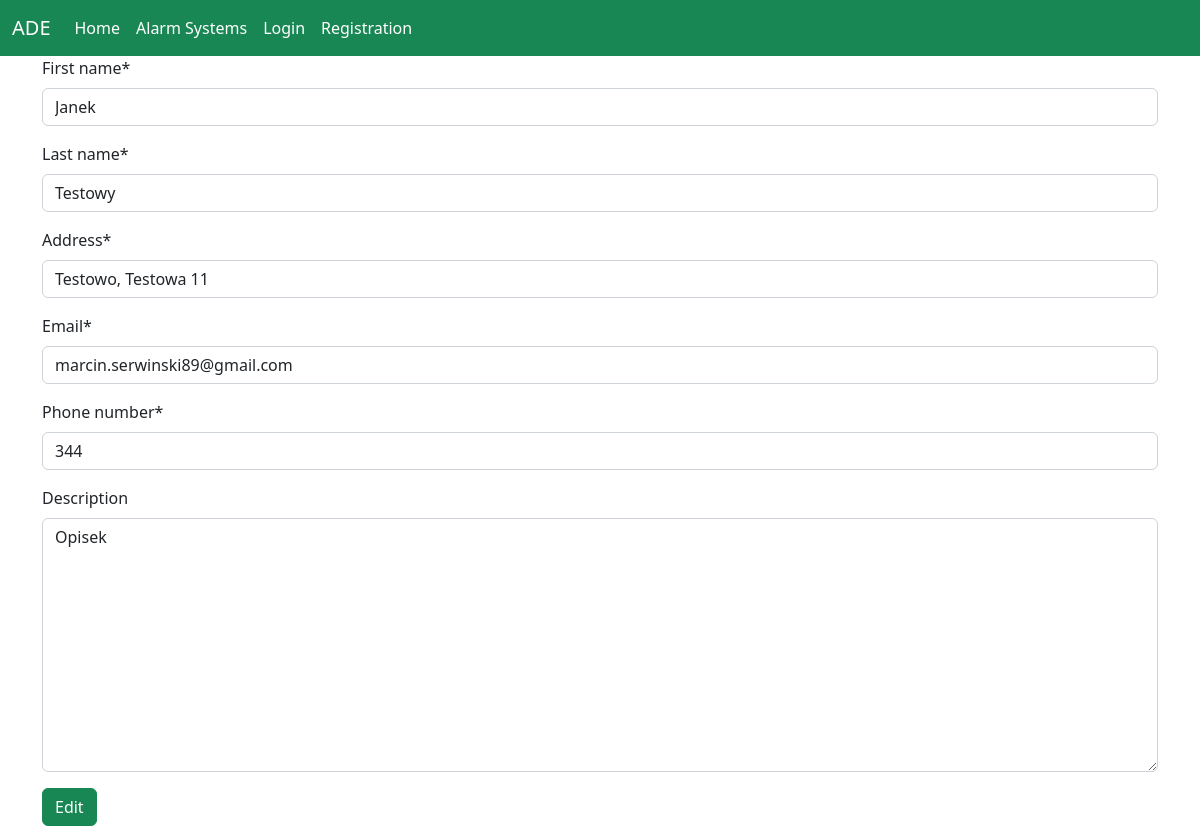
The page /main_view/edit_customer/8 on the database as committed earlier.
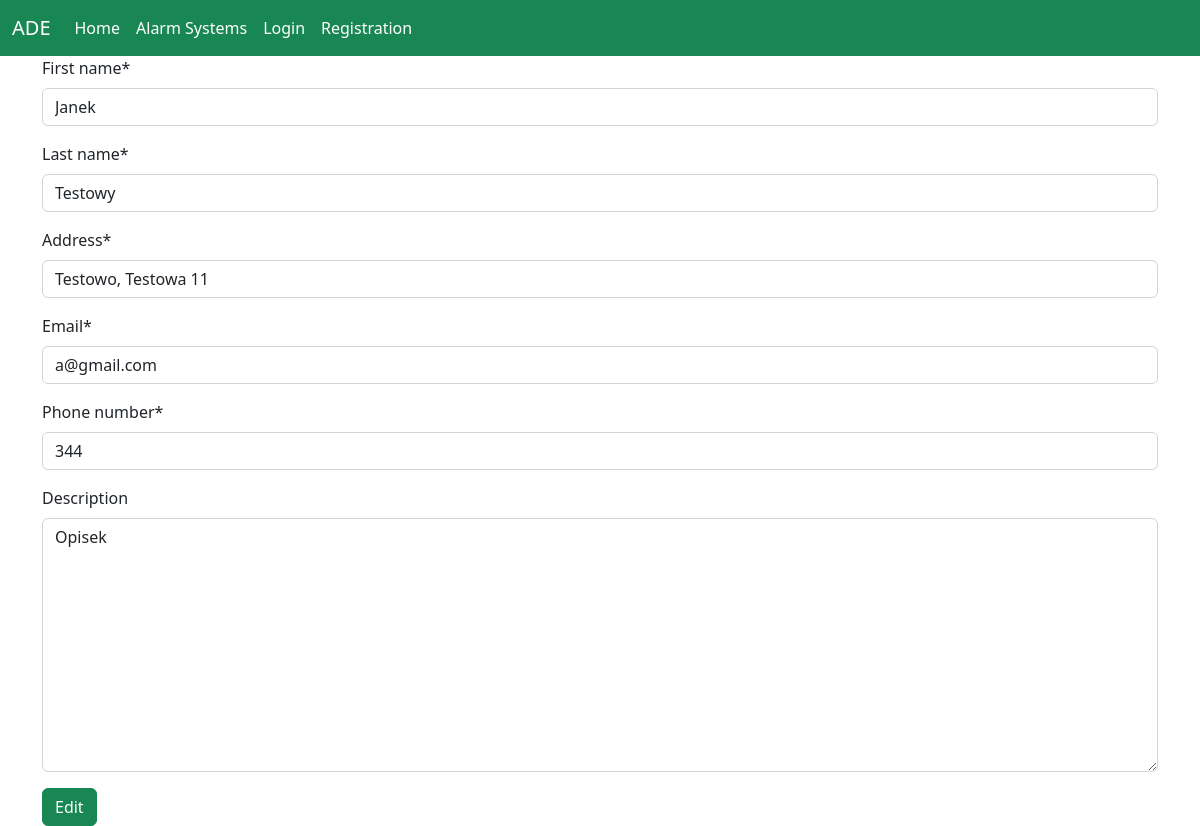
The same page on the database as committed later.
### alarm_systems/models.py (models this page shows)
class Customer(models.Model):
    first_name = models.CharField(max_length=100)
    last_name = models.CharField(max_length=150)
    address = models.CharField(max_length=255)
    email = models.EmailField(max_length=80, null=True)
    phone_number = models.CharField(max_length=24, unique=True)
    description = models.TextField(null=True, blank=True)
    date_joined = models.DateField(auto_now_add=True)

### alarm_systems/views.py (the view, shortened to what this page needs)
# urls.py: path('main_view/edit_customer/<int:pk>', CustomerEditView.as_view(), name='edit_customer_all_view'),
class CustomerEditView(UpdateView):
    model = Customer
    fields = ['first_name', 'last_name', 'address', 'email', 'phone_number', 'description']
    template_name = 'home/customer_main_page/customer_update_form.html'

### alarm_systems/templates/home/customer_main_page/customer_update_form.html (shortened to what this page needs)
{% extends 'base.html' %}
{% load crispy_forms_tags %}
{% block container %}
    <form action="" method="post">
        {{ form|crispy }}
        <button type="submit" value="Update" class="btn btn-success">Edit</button>
    </form>
{% endblock %}

Rows that differ between the two databases and show on the page:
changed Customer "Janek": email "marcin.serwinski89@gmail.com" → "a@gmail.com"
